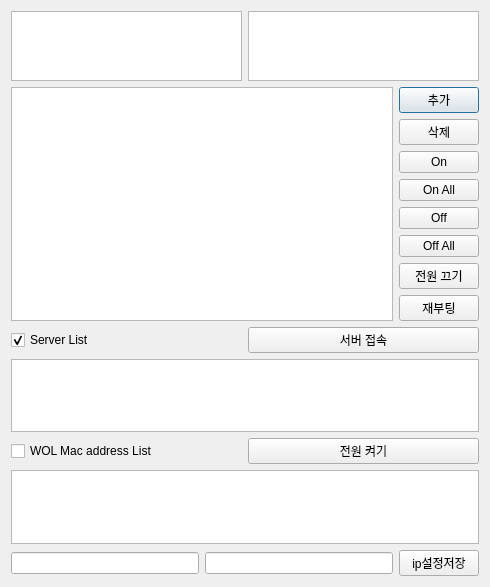
<?xml version="1.0" encoding="UTF-8"?>
<ui version="4.0">
 <class>QLauncherClass</class>
 <widget class="QDialog" name="QLauncherClass">
  <property name="geometry">
   <rect>
    <x>0</x>
    <y>0</y>
    <width>490</width>
    <height>587</height>
   </rect>
  </property>
  <property name="windowTitle">
   <string>QLauncher</string>
  </property>
  <property name="windowOpacity">
   <double>1.000000000000000</double>
  </property>
  <layout class="QVBoxLayout" name="verticalLayout_2">
   <item>
    <layout class="QHBoxLayout" name="horizontalLayout">
     <item>
      <widget class="QTreeView" name="treeConnectionList">
       <property name="palette">
        <palette>
         <active>
          <colorrole role="Base">
           <brush brushstyle="SolidPattern">
            <color alpha="255">
             <red>255</red>
             <green>255</green>
             <blue>255</blue>
            </color>
           </brush>
          </colorrole>
         </active>
         <inactive>
          <colorrole role="Base">
           <brush brushstyle="SolidPattern">
            <color alpha="255">
             <red>255</red>
             <green>255</green>
             <blue>255</blue>
            </color>
           </brush>
          </colorrole>
         </inactive>
         <disabled>
          <colorrole role="Base">
           <brush brushstyle="SolidPattern">
            <color alpha="255">
             <red>240</red>
             <green>240</green>
             <blue>240</blue>
            </color>
           </brush>
          </colorrole>
         </disabled>
        </palette>
       </property>
       <property name="editTriggers">
        <set>QAbstractItemView::NoEditTriggers</set>
       </property>
       <property name="showDropIndicator" stdset="0">
        <bool>false</bool>
       </property>
       <property name="alternatingRowColors">
        <bool>true</bool>
       </property>
      </widget>
     </item>
     <item>
      <widget class="QTreeView" name="treeProgramList">
       <property name="editTriggers">
        <set>QAbstractItemView::NoEditTriggers</set>
       </property>
       <property name="alternatingRowColors">
        <bool>true</bool>
       </property>
      </widget>
     </item>
    </layout>
   </item>
   <item>
    <layout class="QHBoxLayout" name="horizontalLayout_3">
     <item>
      <layout class="QVBoxLayout" name="verticalLayout_3">
       <item>
        <widget class="QListWidget" name="listLog">
         <property name="alternatingRowColors">
          <bool>true</bool>
         </property>
        </widget>
       </item>
      </layout>
     </item>
     <item>
      <layout class="QVBoxLayout" name="verticalLayout">
       <item>
        <widget class="QPushButton" name="btnAdd">
         <property name="sizePolicy">
          <sizepolicy hsizetype="Minimum" vsizetype="Minimum">
           <horstretch>0</horstretch>
           <verstretch>0</verstretch>
          </sizepolicy>
         </property>
         <property name="text">
          <string>추가</string>
         </property>
        </widget>
       </item>
       <item>
        <widget class="QPushButton" name="btnDelete">
         <property name="sizePolicy">
          <sizepolicy hsizetype="Minimum" vsizetype="Minimum">
           <horstretch>0</horstretch>
           <verstretch>0</verstretch>
          </sizepolicy>
         </property>
         <property name="text">
          <string>삭제</string>
         </property>
        </widget>
       </item>
       <item>
        <widget class="QPushButton" name="btnOn">
         <property name="text">
          <string>On</string>
         </property>
        </widget>
       </item>
       <item>
        <widget class="QPushButton" name="btnOnAll">
         <property name="text">
          <string>On All</string>
         </property>
        </widget>
       </item>
       <item>
        <widget class="QPushButton" name="btnOff">
         <property name="text">
          <string>Off</string>
         </property>
        </widget>
       </item>
       <item>
        <widget class="QPushButton" name="btnOffAll">
         <property name="text">
          <string>Off All</string>
         </property>
        </widget>
       </item>
       <item>
        <widget class="QPushButton" name="btnPowerOff">
         <property name="text">
          <string>전원 끄기</string>
         </property>
        </widget>
       </item>
       <item>
        <widget class="QPushButton" name="btnReboot">
         <property name="text">
          <string>재부팅</string>
         </property>
        </widget>
       </item>
      </layout>
     </item>
    </layout>
   </item>
   <item>
    <layout class="QVBoxLayout" name="verticalLayout_4">
     <item>
      <layout class="QHBoxLayout" name="horizontalLayout_5">
       <item>
        <widget class="QCheckBox" name="checkServerList">
         <property name="text">
          <string>Server List</string>
         </property>
         <property name="checked">
          <bool>true</bool>
         </property>
        </widget>
       </item>
       <item>
        <widget class="QPushButton" name="btnServerConn">
         <property name="text">
          <string>서버 접속</string>
         </property>
        </widget>
       </item>
      </layout>
     </item>
     <item>
      <widget class="QTableWidget" name="tableServerList"/>
     </item>
     <item>
      <layout class="QHBoxLayout" name="horizontalLayout_4">
       <item>
        <widget class="QCheckBox" name="checkMacList">
         <property name="text">
          <string>WOL Mac address List</string>
         </property>
        </widget>
       </item>
       <item>
        <widget class="QPushButton" name="btnPower">
         <property name="text">
          <string>전원 켜기</string>
         </property>
        </widget>
       </item>
      </layout>
     </item>
     <item>
      <widget class="QTableWidget" name="tableMac"/>
     </item>
    </layout>
   </item>
   <item>
    <layout class="QHBoxLayout" name="horizontalLayout_2">
     <item>
      <widget class="QLineEdit" name="edTargetIp"/>
     </item>
     <item>
      <widget class="QLineEdit" name="edTargetPort"/>
     </item>
     <item>
      <widget class="QPushButton" name="btnSaveConf">
       <property name="text">
        <string>ip설정저장</string>
       </property>
      </widget>
     </item>
    </layout>
   </item>
  </layout>
 </widget>
 <layoutdefault spacing="6" margin="11"/>
 <resources>
  <include location="qlauncher.qrc"/>
 </resources>
 <connections/>
</ui>
